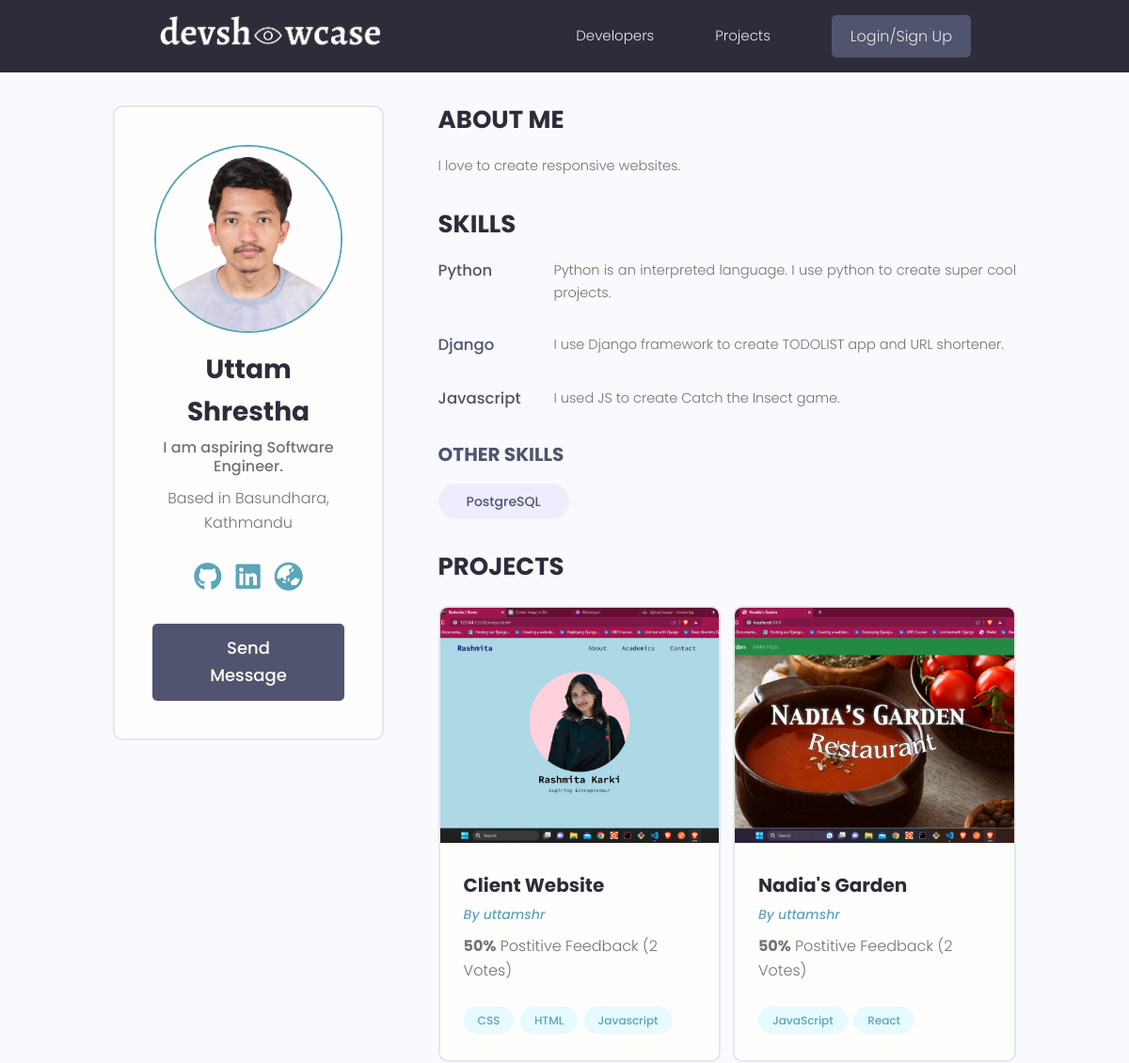
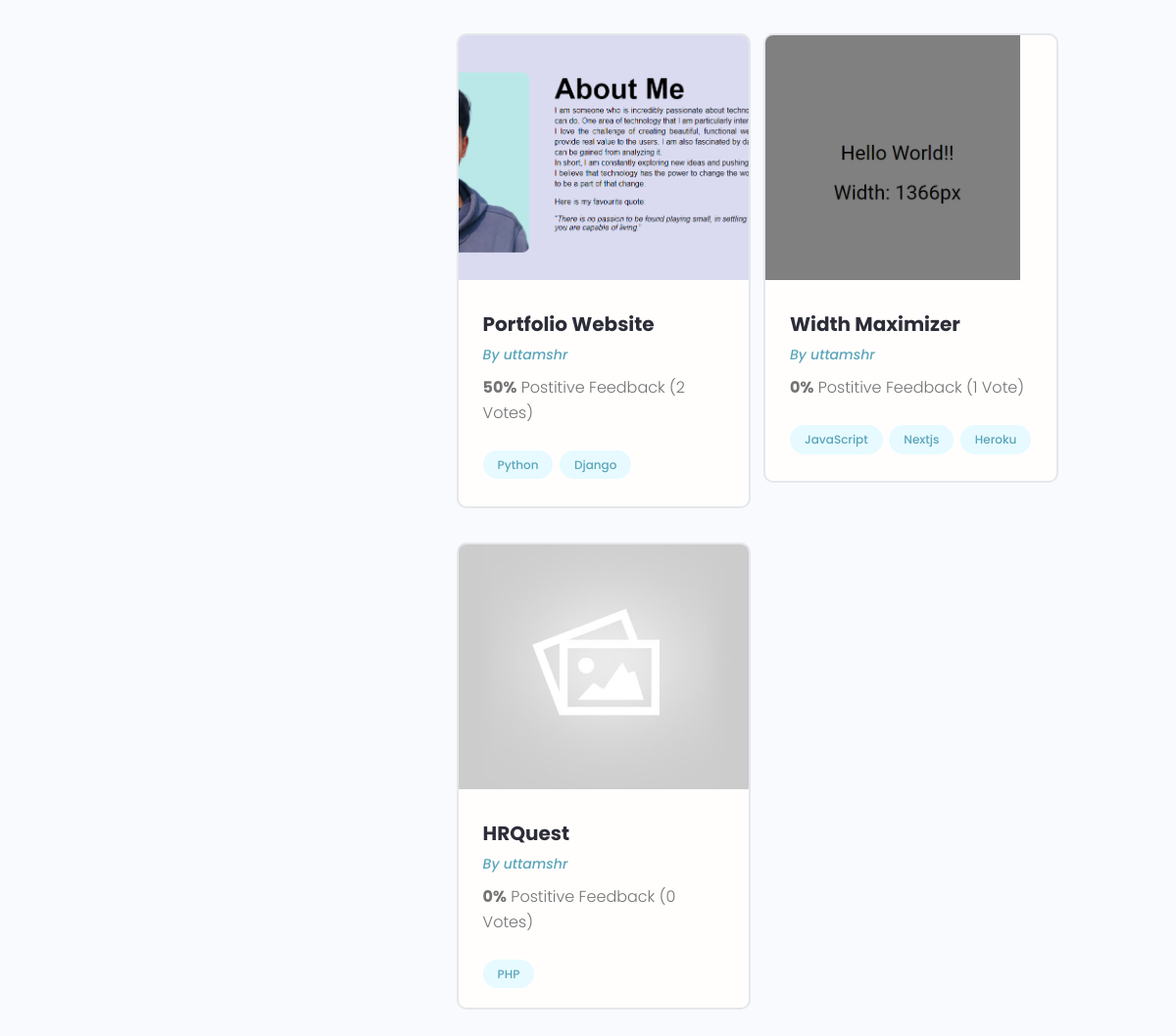
Page /profile/b7f2d739-b340-41c2-8e27-79ad02d9340a/ on the committed database (2 pictures, top to bottom).
### users/models.py (models this page shows)
class Profile(models.Model):
    user = models.OneToOneField(User, on_delete=models.CASCADE, null = True, blank = True)  # User has one to one relationship with their Profile means user can create only one Profile.
    name = models.CharField(max_length = 100, blank = True, null = True)
    email = models.EmailField(max_length = 50, blank = True, null = True)
    username = models.CharField(max_length = 20, blank = True, null = True)
    short_intro = models.CharField(max_length = 200, blank = True, null = True)
    location = models.CharField(max_length = 200, blank = True, null = True)
    bio = models.TextField(blank = True, null = True)
    profile_image = models.ImageField(null = True, blank = True, upload_to = 'users/', default='users/user-default.png')
    social_github = models.CharField(max_length = 200, blank = True, null = True)     # user can add github
    social_linkedin = models.CharField(max_length = 200, blank = True, null = True)   # user can add linkedin
    social_website = models.CharField(max_length = 200, blank = True, null = True)    # user can add their website.
    created = models.DateTimeField(auto_now_add=True)
    id = models.UUIDField(default = uuid.uuid4, primary_key = True, editable = False)
    def __str__(self):
        return str(self.user.username)
    class Meta:
        ordering = ['created']

class Skill(models.Model):
    owner = models.ForeignKey(Profile, on_delete=models.CASCADE, blank = True, null = True) # when Profile is deleted, delete skill too.
    name = models.CharField(null = True, blank = True, max_length = 40) # name of the skill that user has
    description = models.TextField(null = True, blank= True)
    created = models.DateTimeField(auto_now_add=True)
    id = models.UUIDField(default = uuid.uuid4, primary_key = True, editable = False)
    def __str__(self):
        return self.name

### application/models.py (models this page shows, shortened)
class Project (models.Model):
    owner = models.ForeignKey(Profile, blank = True, null = True, on_delete = models.CASCADE )  # Create the owner for the project and delete the project when the user id is deleted by any circumstances.
    title = models.CharField(max_length = 200)
    description = models.TextField(blank = True, null = True)
    project_image = models.ImageField(blank = True, null = True, default = "default.jpg") # to add images to the DB.
    demo_link = models.CharField(max_length=2000, blank = True, null = True)
    source_link = models.CharField(max_length = 2000, blank = True, null = True)
    tags = models.ManyToManyField('Tag', blank = True)  # it lets user select content of Tag table.
    vote_total = models.IntegerField(default = 0, null = True, blank = True)
    vote_ratio = models.IntegerField(default = 0, null = True, blank = True)
    created = models.DateTimeField(auto_now_add=True)
    id = models.UUIDField(default=uuid.uuid4, primary_key=True, unique=True, editable=False) # generate random unique id
    class Meta:
        ordering = ['-vote_ratio', '-vote_total', 'title']

class Tag(models.Model):
    name = models.CharField(max_length = 200)
    created = models.DateTimeField(auto_now_add=True)
    id = models.UUIDField(default = uuid.uuid4, primary_key = True, editable = False) # generate random unique ID
    def __str__(self):
        return self.name

### users/views.py (the view)
# urls.py: path('profile/<str:pk>/', views.userProfile, name = 'user-profile'),
def userProfile(request, pk):
    profile = models.Profile.objects.get(id=pk) # get the objects matched by its id.
    topSkills = profile.skill_set.exclude(description__exact="") # exclude skills that doesn't have description
    otherSkills = profile.skill_set.filter(description="") # give value of empty description
    context = {
        'profile': profile,
        'topSkills': topSkills,
        'otherSkills': otherSkills
    }
    return render(request, 'users/user-profile.html', context)

### template/users/user-profile.html
{% extends 'application/main.html' %}
{% block content %}
  <main class="profile my-md">
    <div class="container">
      <div class="layout">
        <div class="column column--1of3">
          <div class="card text-center">
            <div class="card__body dev">
              <img class="avatar avatar--xl" src="{{profile.profile_image.url}}" />
              <h2 class="dev__name">{{profile.name}}</h2>
              <p class="dev__title">{{profile.short_intro}}</p>
              <p class="dev__location">Based in {{profile.location}}</p>
              <ul class="dev__social">
                {% if profile.social_github %}
                <li>
                  <a title="Github" href="{{profile.social_github}}" target="_blank"><i class="fa-brands fa-github"></i></a>
                </li>
                {% endif %}
                {% if profile.social_linkedin %}
                <li>
                  <a title="LinkedIn" href="{{profile.social_linkedin}}" target="_blank"><i class="fa-brands fa-linkedin"></i></a>
                </li>
                {% endif %}
                {% if profile.social_website %}
                <li>
                  <a title="Personal Website" href="{{profile.social_website}}" target="_blank"><i class="fa-solid fa-earth-asia"></i></a>
                </li>
                {% endif %}
              </ul>
              {% if request.user.profile.id != profile.id %}
              <a href="{% url 'send-message' profile.id %}" class="btn btn--sub btn--lg">Send Message </a>
              {% endif %}
            </div>
          </div>
        </div>
        <div class="column column--2of3">
          <div class="devInfo">
            <h3 class="devInfo__title">About Me</h3>
            <p class="devInfo__about">{{profile.bio}}</p>
          </div>
          <div class="devInfo">
            <h3 class="devInfo__title">Skills</h3>
            <div class="devInfo__skills">
              {% for skill in topSkills %}
              <div class="devSkill">
                <h4 class="devSkill__title">{{skill.name}}</h4>
                <p class="devSkill__info">
                    {{skill.description}}
                </p>
               </div>
            {% endfor %}
              <h3 class="devInfo__subtitle">Other Skills</h3>
              <div class="devInfo__otherSkills">
                {% for skill in otherSkills %}
                <span class="tag tag--pill tag--sub tag--lg">
                  <small>{{skill}}</small>
                </span>
                {% endfor %}
              </div>
            </div>
          </div>
          <div class="devInfo">
            <h3 class="devInfo__title">Projects</h3>
            <div class="grid grid--two">
              {% for project in profile.project_set.all %}
              <div class="column">
                <div class="card project">
                  <a href="{% url 'project' project.id %}" class="project">
                    <img class="project__thumbnail" src="{{project.project_image.url}}" alt="project thumbnail" />
                    <div class="card__body">
                      <h3 class="project__title">{{project.title}}</h3>
                      <p><a class="project__author" href="{% url 'user-profile' project.owner.id %}">By {{project.owner}}</a></p>
                      <p class="project--rating">
                        <span style="font-weight: bold;">{{project.vote_ratio}}%</span> Postitive
                        Feedback ({{project.vote_total}} Vote{{project.vote_total|pluralize:"s"}})
                      </p>
                      <div class="project__tags">
                        {% for tag in project.tags.all %}
                        <span class="tag tag--pill tag--main">
                          <small>{{tag}}</small>
                        </span>
                        {% endfor %}
                      </div>
                    </div>
                  </a>
                </div>
              </div>
              {% endfor %}
            </div>
          </div>
        </div>
      </div>
    </div>
  </main>
{% endblock %}

### static/styles/app.css (style rules this page uses)
:root { --color-sub: #2d2d39; }
.btn--sub { background-color: var(--color-sub-light); }
.card { border: 2px solid var(--color-light); }
img { width: 100%; }
.fa-brands, .fa-solid { font-size: 30px; }
.profile .card > .dev { padding: 4rem; }
.dev__name { color: var(--color-sub); font-size: 2.8rem; font-weight: 700; margin-top: 1rem; margin-bottom: 0.5rem; }
.dev__title { font-size: 1.6rem; font-weight: 500; line-height: 1.3; }
.dev__location { margin-top: 1rem; }
.dev__social { margin: 3rem 0; list-style: none; display: flex; justify-content: center; gap: 1.5rem; }
.devInfo { margin-bottom: 3rem; }
.devInfo__title, .devInfo__subtitle { font-size: 2.6rem; color: var(--color-sub); text-transform: uppercase; font-weight: 700; margin-bottom: 1.5rem; }
.devInfo__subtitle { font-size: 2rem; color: var(--color-sub-light); }
.devInfo__about, .devSkill__info { font-size: 1.45rem; line-height: 1.7; text-align: justify; }
.devSkill { margin-bottom: 3rem; }
.devSkill__title { font-size: 1.65rem; font-weight: 500; color: var(--color-sub-light); }
@media screen and (min-width: 700px) { .devSkill { display: flex; justify-content: space-between; gap: 3rem; } }
@media screen and (min-width: 700px) { .devSkill__info { flex-basis: 80%; } }
.project__author { font-size: 1.4rem; font-style: italic; }
.project--rating { margin-bottom: 1.6em; margin-top: .5em; }
.project__thumbnail { height: 25rem; object-fit: cover; object-position: top center; }
.project__title { font-size: 2rem; font-weight: 700; color: var(--color-sub); }

### static/uikit/styles/modules/_variables.css (style rules this page uses)
:root { --color-main: #5aa5b9; --color-main-light: #e6faff; --color-sub: #3f4156; --color-sub-light: #51546e; --color-sub-lighter: #ededfd; --color-text: #737373; --color-gray: #8b8b8b; --color-light: #e5e7eb; --color-light-gray: #767676; --color-bg: #f8fafd; --color-white: #fffefd; --color-white-light: #f3f3f3; --color-success: #359e64; --color-success-bg: #def8e8; --color-error: #fc4b0b; --color-error-bg: #fff2ee; --font-base: 'Poppins', arial, helvetica, 'Segoe UI', roboto, ubuntu, sans-serif; --font-monospace: 'Fira Code', 'Courier New', courier, monospace; --font-regular: 300; --font-medium: 500; --font-bold: 700; --generic-shadow: 1px 1px 5px #00000010; --generic-transition: all 0.3s ease-in-out; }

### static/uikit/styles/modules/_base.css (style rules this page uses)
* { margin: 0; padding: 0; box-sizing: border-box; text-rendering: optimizeLegibility; color: inherit; font-size: inherit; }
html { font-size: 50%; }
@media only screen and (min-width: 480px) { html { font-size: 56.25%; } }
@media only screen and (min-width: 1200px) { html { font-size: 62.5%; } }
body { line-height: 1.6; font-weight: 400; font-size: 1.5rem; color: var(--color-text); background-color: var(--color-bg); min-height: 100vh; }

### static/uikit/styles/modules/_typography.css (style rules this page uses)
* { font-family: var(--font-base); }
h2 { font-size: 3.6rem; font-weight: var(--font-bold); }
h3 { font-size: 3.2rem; font-weight: var(--font-medium); }
h4 { font-size: 2.8rem; font-weight: var(--font-medium); }
p, span, strong { font-size: 1.6rem; color: var(--color-text); font-weight: var(--font-regular); }
a { padding-bottom: 2px; text-decoration: none; display: inline-block; color: var(--color-main); font-weight: var(--font-medium); }

### static/uikit/styles/modules/_utilities.css (style rules this page uses)
.container { width: 92%; max-width: 165rem; margin: 0 auto; box-sizing: border-box; }
@media screen and (min-width: 1000px) { .container { width: 90%; } }
@media screen and (min-width: 1200px) { .container { width: 80%; } }
.text-center { text-align: center; }
.my-md { margin: 3rem auto; }

### static/uikit/styles/modules/_avatar.css (style rules this page uses)
.avatar { border-radius: 50%; border: 2px solid var(--color-main); object-fit: cover; }
.avatar--xl { height: 20rem; width: 20rem; }

### static/uikit/styles/modules/_button.css (style rules this page uses)
.btn { display: inline-block; position: relative; cursor: pointer; background-color: var(--color-light); font-weight: var(--font-medium); color: var(--color-sub); text-decoration: none; padding: 1rem 2rem; border-radius: 0.5rem; border: none; width: -webkit-fit-content; width: -moz-fit-content; width: fit-content; height: -webkit-fit-content; height: -moz-fit-content; height: fit-content; font-size: 1.6rem; outline-width: 0; outline-color: transparent; -webkit-backface-visibility: hidden; backface-visibility: hidden; transition: all 0.3s ease-in-out; }
.btn--sub { background-color: var(--color-sub); color: var(--color-white); }
.btn--lg { font-size: 1.8rem; padding: 1.2rem 4.5rem; }

### static/uikit/styles/modules/_card.css (style rules this page uses)
.card { border-radius: 1rem; background-color: var(--color-white); border: 1.5px solid var(--color-light); width: auto; height: auto; margin-top: 0.5rem; margin-bottom: 0.5rem; overflow: hidden; }
.card__body, .card__header { padding: 2rem 2.5rem; }

### rows in the picture
Profile: profile_image (picture), name "Uttam Shrestha", short_intro "I am aspiring Software Engineer.", location "Basundhara, Kathmandu", bio "I love to create responsive websites."
Skill: name "Python", description "Python is an interpreted language. I use python to create super cool projects."
Skill: name "Django", description "I use Django framework to create TODOLIST app and URL shortener."
Skill: name "Javascript", description "I used JS to create Catch the Insect game."
Skill: name "PostgreSQL"
Project: project_image (picture), title "Client Website", owner "uttamshr", vote_ratio "50", vote_total "2"
Tag: name "CSS"
Tag: name "HTML"
Tag: name "Javascript"
Project: project_image (picture), title "Nadia's Garden", owner "uttamshr", vote_ratio "50", vote_total "2"
Tag: name "JavaScript"
Tag: name "React"
Project: project_image (picture), title "Portfolio Website", owner "uttamshr", vote_ratio "50", vote_total "2"
Tag: name "Python"
Tag: name "Django"
Project: project_image (picture), title "Width Maximizer", owner "uttamshr", vote_ratio "0", vote_total "1"
Tag: name "Nextjs"
Tag: name "Heroku"
Project: project_image (placeholder picture), title "HRQuest", owner "uttamshr", vote_ratio "0", vote_total "0"
Tag: name "PHP"
